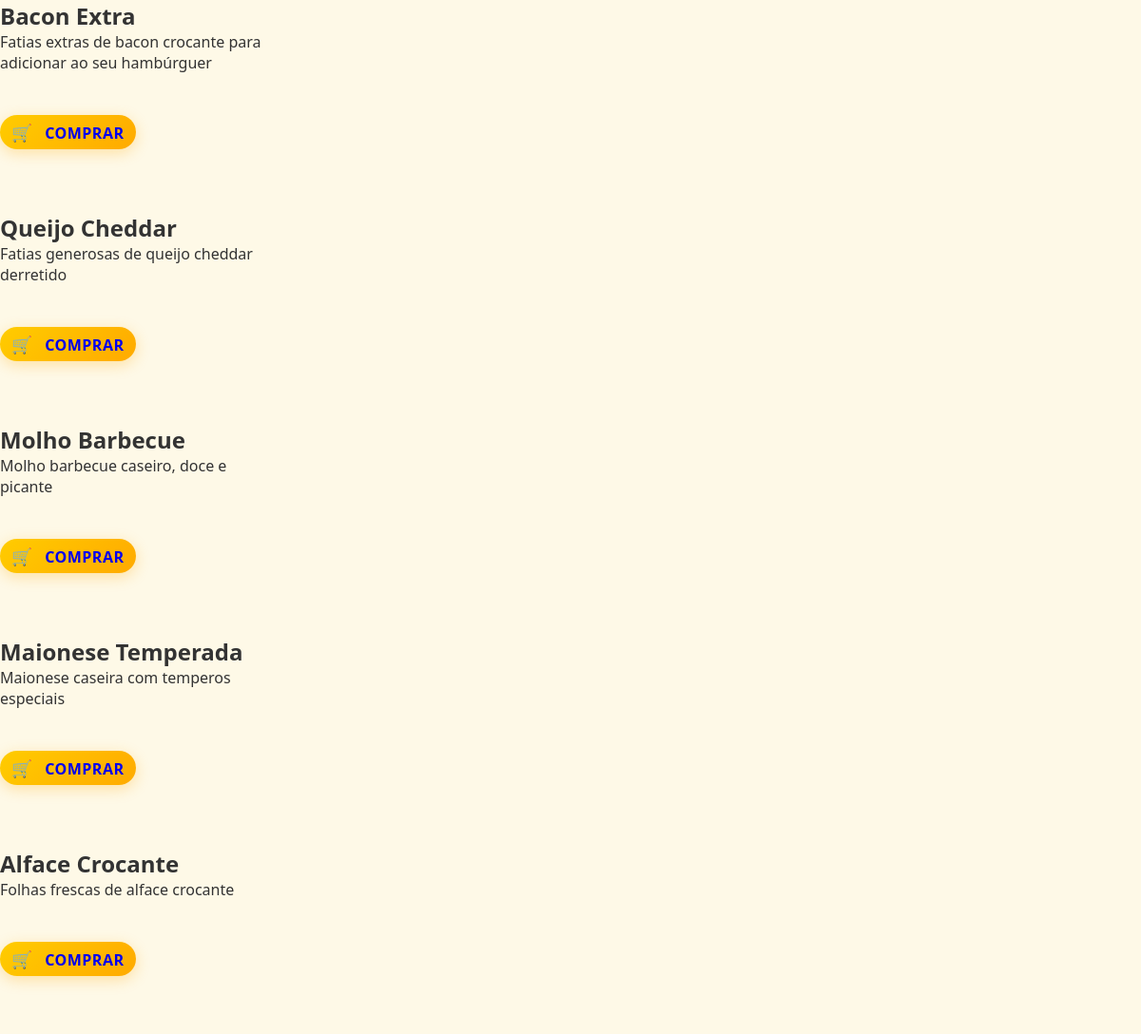
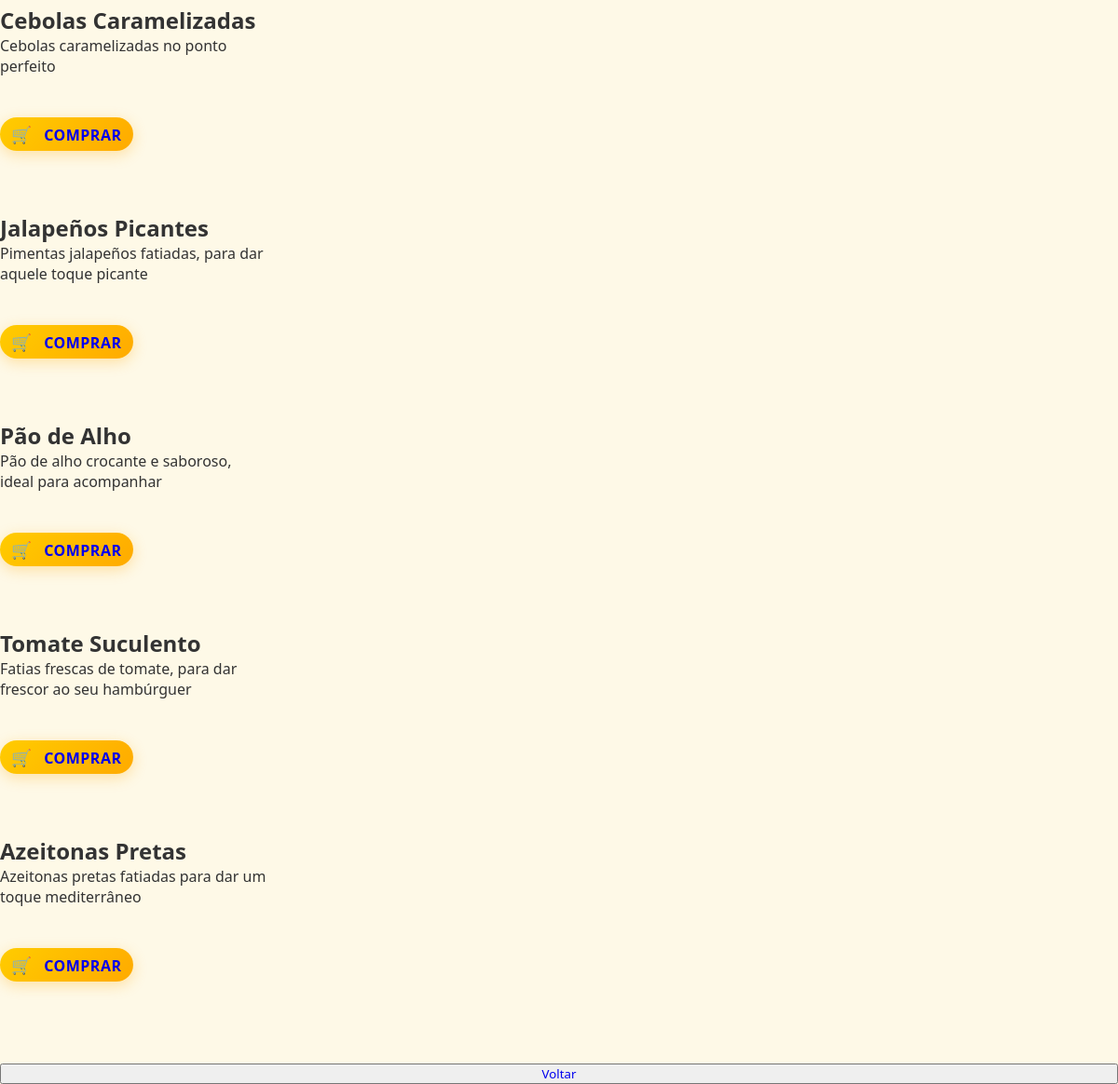
/codigo/listarAdicional.php, run on the app's committed database (2 pictures, top to bottom).
### tables this page shows
CREATE TABLE IF NOT EXISTS `produto` (
  `idproduto` INT NOT NULL AUTO_INCREMENT,
  `nome` VARCHAR(45) NOT NULL,
  `preco` DECIMAL(10,2) NOT NULL,
  `descricao` VARCHAR(200) NULL,
  `tipo` CHAR(1) NOT NULL,
  PRIMARY KEY (`idproduto`),
  UNIQUE INDEX `idproduto_UNIQUE` (`idproduto` ASC) VISIBLE,
  UNIQUE INDEX `nome_UNIQUE` (`nome` ASC) VISIBLE);

### codigo/listarAdicional.php (the view, shortened to what this page needs)
<link rel="stylesheet" href="../css/style.css">
<body>
    <?php
    require_once "../conexao.php";
    $sql = "SELECT * FROM produto WHERE tipo = 'A'";
    $comando = mysqli_prepare($conexao, $sql);
    mysqli_stmt_execute($comando);
    $resultados = mysqli_stmt_get_result($comando);
    $lista_produto = [];
    while ($produto = mysqli_fetch_assoc($resultados)) {
        $lista_produto[] = $produto;
    }
    if (count($lista_produto) > 0) {
      foreach ($lista_produto as $produto) {
        $idproduto = $produto['idproduto'];
        $nome = $produto['nome'];
        $preco = $produto['preco'];
        $descricao = $produto['descricao'];
        echo "<div class='card' style='width: 18rem;'>";
        echo "<div class='card-body'>";
        echo "<h2 class='card-title'>$nome</h2>";
        echo "<p class='card-text'>$descricao</p>";
        echo "</div>";
        echo "<br><br>";
        echo "<div class='card-body'>";
        echo "<button class='btn-comprar'> <a style='text-decoration: none;'href='adicionarCarrinho.php?id=$idproduto&preco=$preco' class='card-link'>Comprar</a></button>";
        echo "</div>";
        echo "<br><br><br>";
        echo "</div>";
    }
    } else {
        echo "<p>Nenhum Adicional encontrado.</p>";
    }
    ?>
    <br>
    <button><a style="text-decoration: none" href="telaCompra.php">Voltar</a></button>
</body>
</html>

### css/style.css (style rules this page uses)
* { margin: 0; padding: 0; box-sizing: border-box; font-family: 'Segoe UI', Tahoma, Geneva, Verdana, sans-serif; }
body { background-color: #fef9e7; color: #333; min-height: 100vh; display: flex; flex-direction: column; }
.btn-comprar { background: linear-gradient(135deg, #ffcc00, #ffaa00); color: #8B4513; border: none; padding: 6px 12px; font-size: 1rem; font-weight: 600; border-radius: 25px; cursor: pointer; transition: all 0.3s ease; box-shadow: 0 4px 15px rgba(255, 170, 0, 0.3); text-transform: uppercase; letter-spacing: 0.5px; position: relative; overflow: hidden; }
.btn-comprar::before { content: "🛒"; margin-right: 8px; font-size: 1.1rem; }
.btn-comprar::after { content: ''; position: absolute; top: 0; left: -100%; width: 100%; height: 100%; background: linear-gradient(90deg, transparent, rgba(255,255,255,0.3), transparent); transition: left 0.5s ease; }
body { background-color: #fef9e7; color: #333; min-height: 100vh; display: flex; flex-direction: column; overflow-x: hidden; }

### data on the page
produto: nome "Bacon Extra", descricao "Fatias extras de bacon crocante para adicionar ao seu hambúrguer"
produto: nome "Queijo Cheddar", descricao "Fatias generosas de queijo cheddar derretido"
produto: nome "Molho Barbecue", descricao "Molho barbecue caseiro, doce e picante"
produto: nome "Maionese Temperada", descricao "Maionese caseira com temperos especiais"
produto: nome "Alface Crocante", descricao "Folhas frescas de alface crocante"
produto: nome "Cebolas Caramelizadas", descricao "Cebolas caramelizadas no ponto perfeito"
produto: nome "Jalapeños Picantes", descricao "Pimentas jalapeños fatiadas, para dar aquele toque picante"
produto: nome "Pão de Alho", descricao "Pão de alho crocante e saboroso, ideal para acompanhar"
produto: nome "Tomate Suculento", descricao "Fatias frescas de tomate, para dar frescor ao seu hambúrguer"
produto: nome "Azeitonas Pretas", descricao "Azeitonas pretas fatiadas para dar um toque mediterrâneo"
